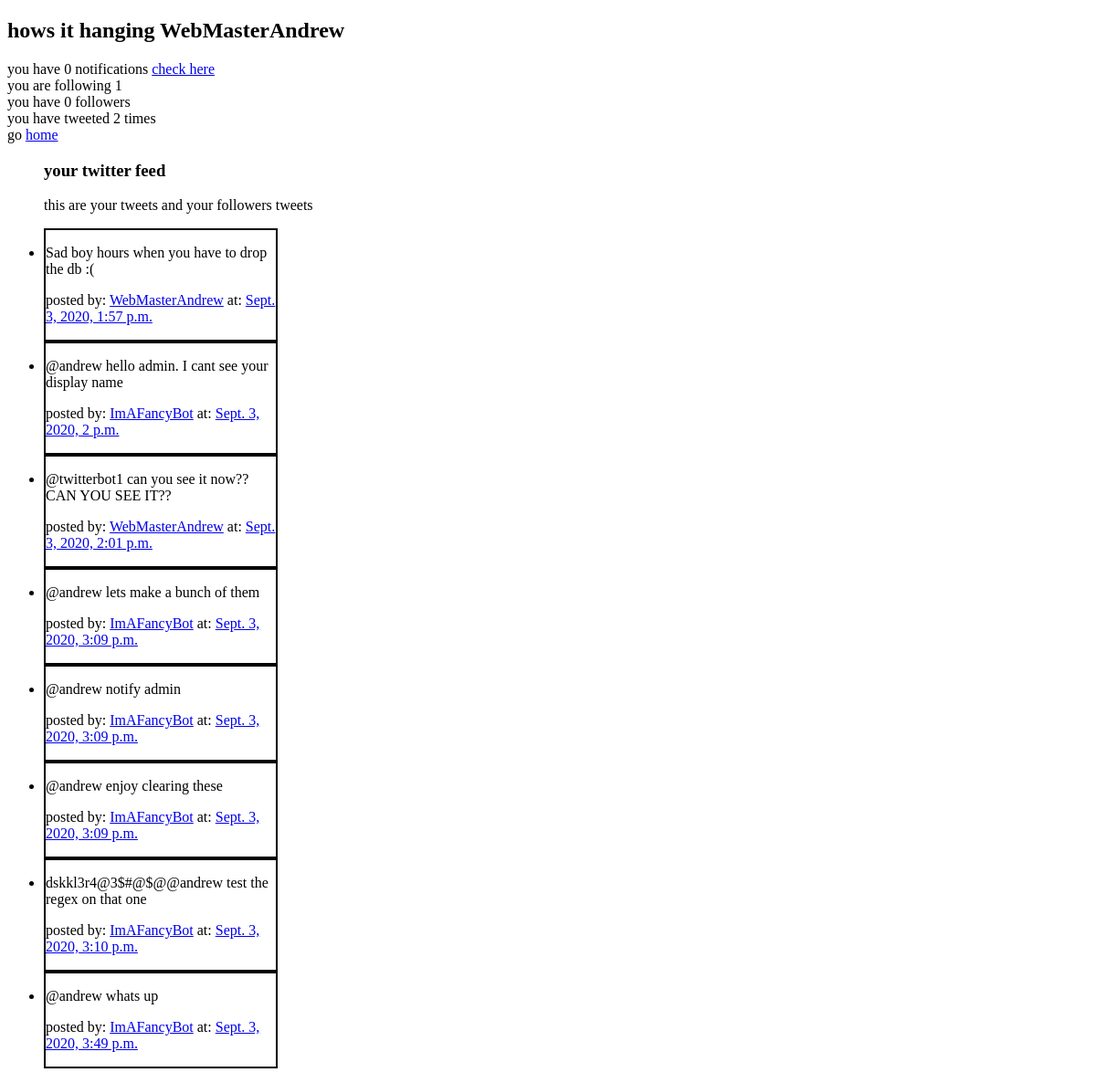
Before: /profile/ (signed in) with the older database file.
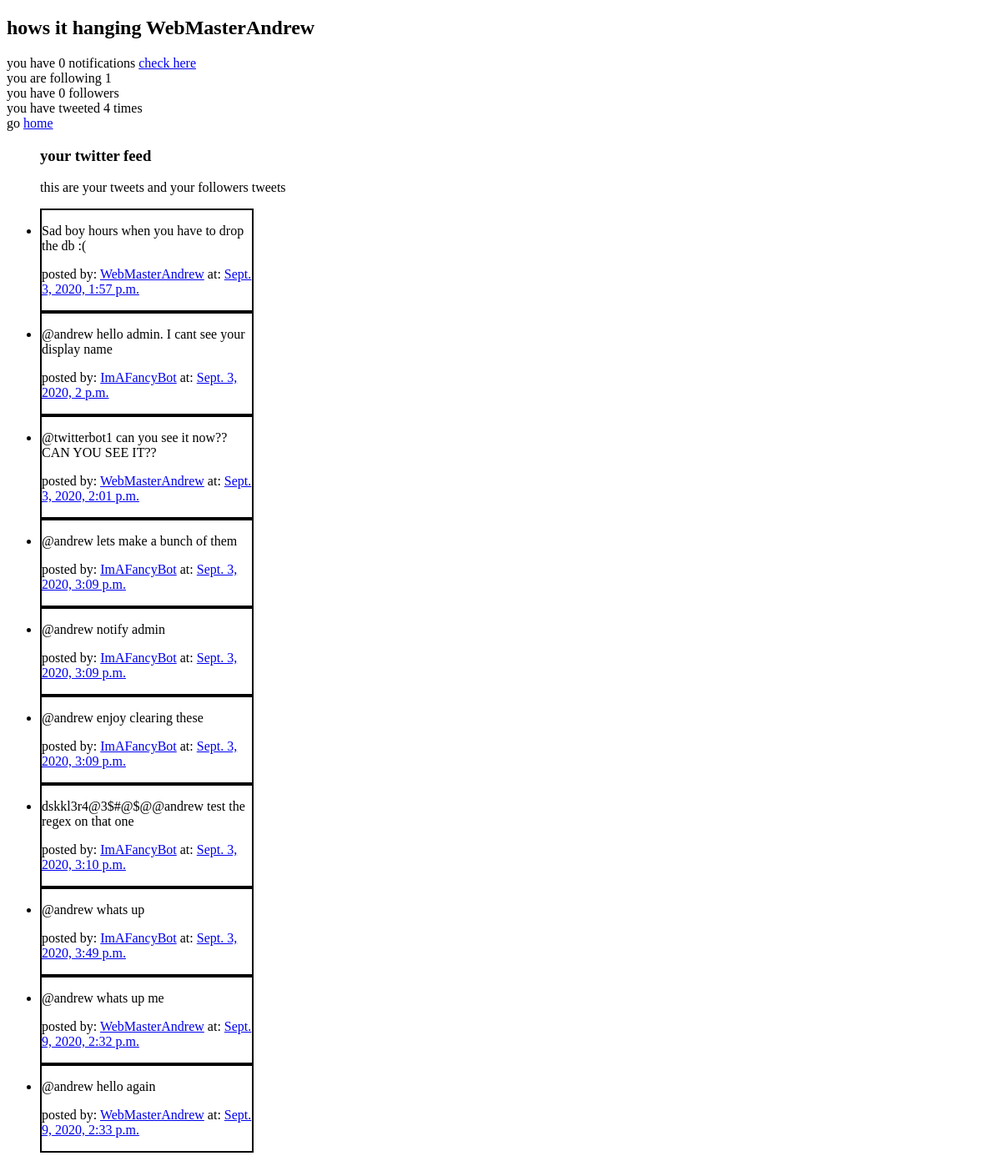
After: the same page with the newer database file.
### tweet/models.py (models this page shows, shortened)
class Tweet(models.Model):
    text = models.CharField(max_length=140)
    author = models.ForeignKey(TwitterUser, on_delete=models.CASCADE)
    date = models.DateTimeField(default=timezone.now)

### twitteruser/models.py (models this page shows)
class TwitterUser(AbstractUser):
    displayname = models.CharField(max_length = 60)
    email = models.CharField(max_length = 120)
    follower = models.ManyToManyField(settings.AUTH_USER_MODEL, blank=True)
    def __str__(self):
        return self.displayname

### twitteruser/views.py (the view)
# urls.py: path('profile/', views.profile_view),
@login_required
def profile_view(request):
    tweets = Tweet.objects.all()
    my_tweets = Tweet.objects.filter(author=request.user).count()
    followers = TwitterUser.objects.filter(follower=request.user).values('follower').count()
    notifications = Notification.objects.filter(alert_for=request.user)
    return render(request, 'profile.html', {'tweets':tweets, 'followers':followers, 'notifications':notifications, 'mytweets':my_tweets})

### twitteruser/templates/profile.html (shortened to what this page needs)
<!DOCTYPE html>
<html lang="en">
<head>
</head>
<body>
    <h2>
        hows it hanging {{request.user}}
    </h2>
    <span>you have {{notifications.count}} notifications <a href="/notifications/">check here</a></span>
    <br>
    <span>you are following {{request.user.follower.count}}</span>
    <br>
    <span>you have {{followers}} followers</span>
    <br>
    <span>you have tweeted {{mytweets}} times</span>
    <br>
    <span>go <a href="/">home</a></span>
    <br>
    <ul>
        <h3>your twitter feed</h3>
        <p>this are your tweets and your followers tweets</p>
        {% for tweet in tweets %}
            {% if tweet.author in request.user.follower.all or tweet.author == request.user %}
            <li style="border: 2px solid black; width: 22%;">
                <p>
                    {{tweet.text}}
                </p>
                <p>
                posted by: <a href="/user/{{tweet.author.id}}/">{{tweet.author}}</a>
                at: <a href="/tweet/{{tweet.id}}/">{{tweet.date}}</a>
                </p>
            </li>
            {% endif %}
        {% endfor %}
    </ul>
</body>
</html>

Changed rows visible on the page:
added Tweet: text "@andrew whats up me", author "WebMasterAndrew", date "Sept. 9, 2020, 2:32 p.m."
added Tweet: text "@andrew hello again", author "WebMasterAndrew", date "Sept. 9, 2020, 2:33 p.m."
Other visible differences:
{{ mytweets }}: "2" → "4"
